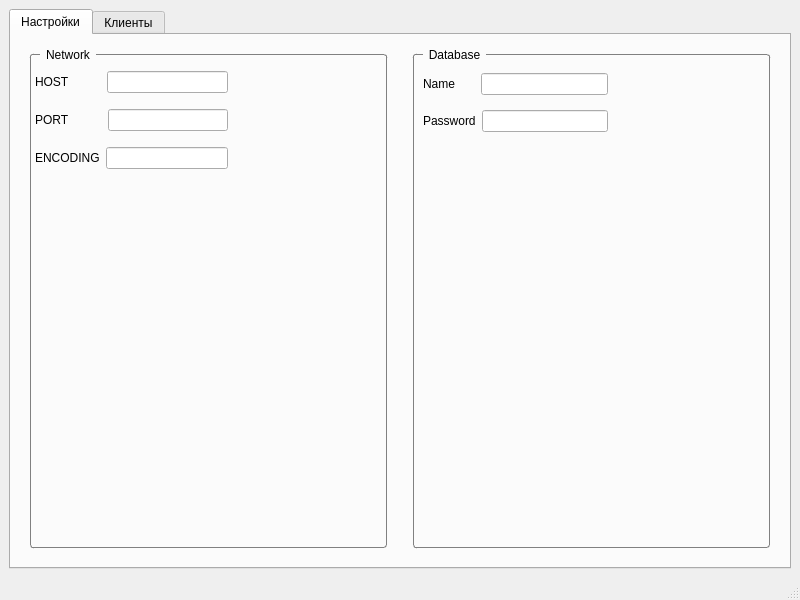
<?xml version="1.0" encoding="UTF-8"?>
<ui version="4.0">
 <class>MainWindow</class>
 <widget class="QMainWindow" name="MainWindow">
  <property name="geometry">
   <rect>
    <x>0</x>
    <y>0</y>
    <width>800</width>
    <height>600</height>
   </rect>
  </property>
  <property name="minimumSize">
   <size>
    <width>800</width>
    <height>600</height>
   </size>
  </property>
  <property name="windowTitle">
   <string>Server configuration</string>
  </property>
  <property name="styleSheet">
   <string notr="true">QGroupBox {
   border: 1px solid gray;
   border-radius: 3px;
   margin: 10px;
   padding: 4px;
}

QGroupBox::title {
     subcontrol-origin: margin;
     subcontrol-position: top left; 
   padding: 4px;
   left: 20px;
 }</string>
  </property>
  <widget class="QWidget" name="centralwidget">
   <layout class="QGridLayout" name="gridLayout_4">
    <item row="0" column="0">
     <widget class="QTabWidget" name="tabWidget">
      <property name="currentIndex">
       <number>0</number>
      </property>
      <widget class="QWidget" name="tabSettings">
       <attribute name="title">
        <string>Настройки</string>
       </attribute>
       <layout class="QGridLayout" name="gridLayout_3">
        <item row="0" column="0">
         <layout class="QGridLayout" name="gridLayout_2">
          <property name="sizeConstraint">
           <enum>QLayout::SetMaximumSize</enum>
          </property>
          <item row="0" column="0">
           <widget class="QGroupBox" name="groupBox">
            <property name="styleSheet">
             <string notr="true"/>
            </property>
            <property name="title">
             <string>Network</string>
            </property>
            <property name="flat">
             <bool>false</bool>
            </property>
            <widget class="QWidget" name="">
             <property name="geometry">
              <rect>
               <x>15</x>
               <y>17</y>
               <width>193</width>
               <height>119</height>
              </rect>
             </property>
             <layout class="QVBoxLayout" name="verticalLayout" stretch="0,0,0">
              <item>
               <layout class="QHBoxLayout" name="horizontalLayout">
                <property name="spacing">
                 <number>37</number>
                </property>
                <property name="leftMargin">
                 <number>0</number>
                </property>
                <property name="topMargin">
                 <number>0</number>
                </property>
                <item>
                 <widget class="QLabel" name="lblHost">
                  <property name="text">
                   <string>HOST</string>
                  </property>
                 </widget>
                </item>
                <item>
                 <widget class="QLineEdit" name="editHost">
                  <property name="toolTip">
                   <string>&lt;html&gt;&lt;head/&gt;&lt;body&gt;&lt;p&gt;*Для применения нужна перезагрузка&lt;/p&gt;&lt;/body&gt;&lt;/html&gt;</string>
                  </property>
                  <property name="toolTipDuration">
                   <number>-1</number>
                  </property>
                 </widget>
                </item>
               </layout>
              </item>
              <item>
               <layout class="QHBoxLayout" name="horizontalLayout_2">
                <property name="spacing">
                 <number>38</number>
                </property>
                <item>
                 <widget class="QLabel" name="lblPort">
                  <property name="text">
                   <string>PORT</string>
                  </property>
                 </widget>
                </item>
                <item>
                 <widget class="QLineEdit" name="editPort">
                  <property name="toolTip">
                   <string>&lt;html&gt;&lt;head/&gt;&lt;body&gt;&lt;p&gt;Для применения нужна перезагрузка&lt;/p&gt;&lt;/body&gt;&lt;/html&gt;</string>
                  </property>
                 </widget>
                </item>
               </layout>
              </item>
              <item>
               <layout class="QHBoxLayout" name="horizontalLayout_3">
                <item>
                 <widget class="QLabel" name="lblEncoding">
                  <property name="text">
                   <string>ENCODING</string>
                  </property>
                 </widget>
                </item>
                <item>
                 <widget class="QLineEdit" name="editEncoding">
                  <property name="toolTip">
                   <string>&lt;html&gt;&lt;head/&gt;&lt;body&gt;&lt;p&gt;Для применения нужна перезагрузка&lt;/p&gt;&lt;/body&gt;&lt;/html&gt;</string>
                  </property>
                 </widget>
                </item>
               </layout>
              </item>
             </layout>
            </widget>
           </widget>
          </item>
          <item row="0" column="1">
           <widget class="QGroupBox" name="groupBox_2">
            <property name="title">
             <string>Database</string>
            </property>
            <widget class="QWidget" name="">
             <property name="geometry">
              <rect>
               <x>20</x>
               <y>20</y>
               <width>185</width>
               <height>78</height>
              </rect>
             </property>
             <layout class="QVBoxLayout" name="verticalLayout_2">
              <item>
               <layout class="QHBoxLayout" name="horizontalLayout_4">
                <property name="spacing">
                 <number>26</number>
                </property>
                <item>
                 <widget class="QLabel" name="lblDbname">
                  <property name="text">
                   <string>Name</string>
                  </property>
                 </widget>
                </item>
                <item>
                 <widget class="QLineEdit" name="editDbname">
                  <property name="toolTip">
                   <string>&lt;html&gt;&lt;head/&gt;&lt;body&gt;&lt;p&gt;Для применения нужна перезагрузка&lt;/p&gt;&lt;/body&gt;&lt;/html&gt;</string>
                  </property>
                 </widget>
                </item>
               </layout>
              </item>
              <item>
               <layout class="QHBoxLayout" name="horizontalLayout_5">
                <item>
                 <widget class="QLabel" name="lblDbname_2">
                  <property name="text">
                   <string>Password</string>
                  </property>
                 </widget>
                </item>
                <item>
                 <widget class="QLineEdit" name="editDbname_2">
                  <property name="enabled">
                   <bool>true</bool>
                  </property>
                  <property name="readOnly">
                   <bool>true</bool>
                  </property>
                 </widget>
                </item>
               </layout>
              </item>
             </layout>
            </widget>
           </widget>
          </item>
         </layout>
        </item>
       </layout>
      </widget>
      <widget class="QWidget" name="tabClients">
       <attribute name="title">
        <string>Клиенты</string>
       </attribute>
       <layout class="QGridLayout" name="gridLayout_5">
        <item row="0" column="0">
         <widget class="QFrame" name="frame">
          <property name="frameShape">
           <enum>QFrame::StyledPanel</enum>
          </property>
          <property name="frameShadow">
           <enum>QFrame::Sunken</enum>
          </property>
          <layout class="QGridLayout" name="gridLayout">
           <item row="0" column="0">
            <widget class="QTableWidget" name="tableClients">
             <property name="editTriggers">
              <set>QAbstractItemView::NoEditTriggers</set>
             </property>
             <property name="sortingEnabled">
              <bool>true</bool>
             </property>
             <property name="rowCount">
              <number>3</number>
             </property>
             <property name="columnCount">
              <number>4</number>
             </property>
             <attribute name="horizontalHeaderDefaultSectionSize">
              <number>150</number>
             </attribute>
             <attribute name="horizontalHeaderMinimumSectionSize">
              <number>150</number>
             </attribute>
             <attribute name="horizontalHeaderStretchLastSection">
              <bool>true</bool>
             </attribute>
             <attribute name="verticalHeaderVisible">
              <bool>false</bool>
             </attribute>
             <row/>
             <row/>
             <row/>
             <column>
              <property name="text">
               <string>Имя пользователя</string>
              </property>
             </column>
             <column>
              <property name="text">
               <string>Описание</string>
              </property>
             </column>
             <column>
              <property name="text">
               <string>Посл. вход</string>
              </property>
             </column>
             <column>
              <property name="text">
               <string>Кол-во контактов</string>
              </property>
             </column>
            </widget>
           </item>
          </layout>
         </widget>
        </item>
       </layout>
      </widget>
     </widget>
    </item>
   </layout>
  </widget>
  <widget class="QMenuBar" name="menubar">
   <property name="geometry">
    <rect>
     <x>0</x>
     <y>0</y>
     <width>800</width>
     <height>25</height>
    </rect>
   </property>
  </widget>
  <widget class="QStatusBar" name="statusbar"/>
 </widget>
 <tabstops>
  <tabstop>tabWidget</tabstop>
  <tabstop>editHost</tabstop>
  <tabstop>editPort</tabstop>
  <tabstop>editEncoding</tabstop>
  <tabstop>editDbname</tabstop>
  <tabstop>editDbname_2</tabstop>
 </tabstops>
 <resources/>
 <connections/>
</ui>
